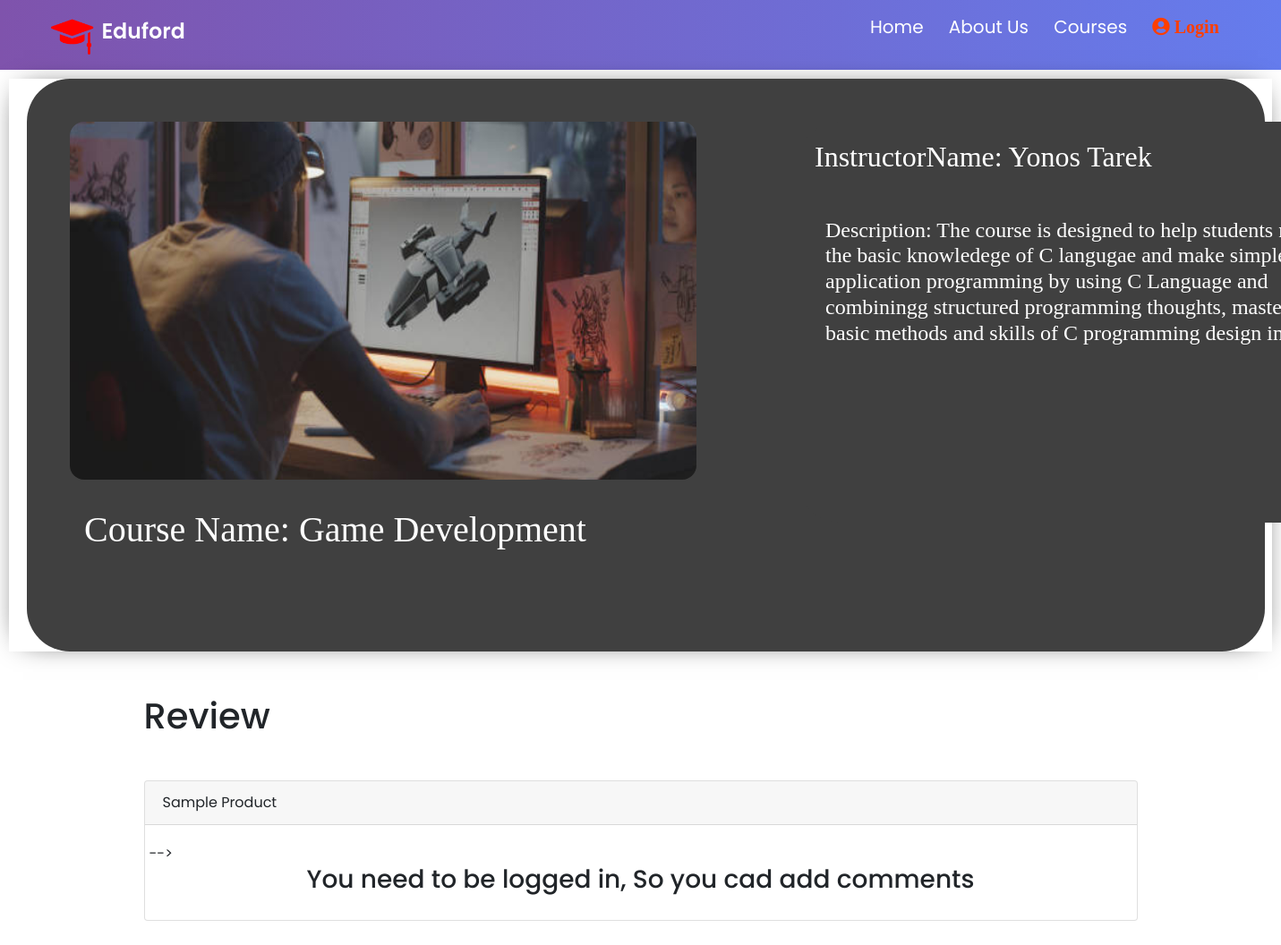
The page /index2.php?id=6 on the database as committed earlier.
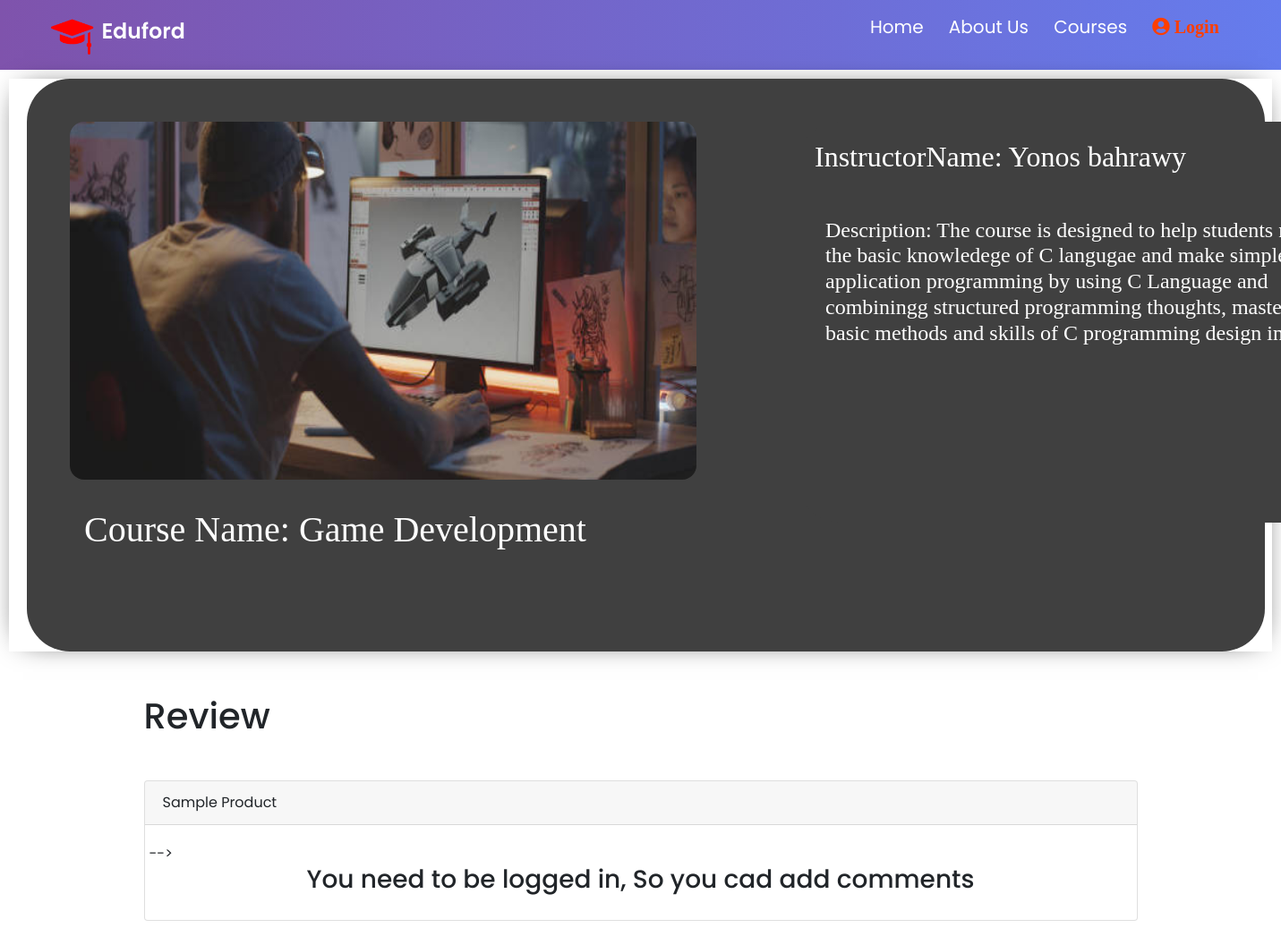
The same page on the database as committed later.
### tables this page shows
CREATE TABLE `course` (
  `courseId` int(255) NOT NULL,
  `courseName` varchar(255) NOT NULL,
  `coursePrice` varchar(255) NOT NULL,
  `enrolledSid` varchar(255) NOT NULL,
  `description` varchar(255) NOT NULL,
  `instructorName` varchar(255) NOT NULL,
  `image` varchar(255) NOT NULL,
  `Approved` int(255) NOT NULL DEFAULT 1
);

### index2.php (the view, shortened to what this page needs)
<!DOCTYPE HTML>
<html>
<head>
    <link rel="stylesheet" href="https://maxcdn.bootstrapcdn.com/bootstrap/4.0.0/css/bootstrap.min.css">
    <link rel="stylesheet" href="https://pro.fontawesome.com/releases/v5.10.0/css/all.css"/>
    <link rel="stylesheet" href="CSS/style2.css">
    <link rel="stylesheet" href="CSS/ay7aga.css">
    <link rel="stylesheet" href="CSS/card.css">
</head>
<body>
    <section class="header">
    <?php
if (empty($_SESSION['username'])) {
    ?>
    <nav>
        <a href="index.php"><img src="images2/logo.png"></a>
        <div class="nav-links">
            <ul>
                <li><a href="index.php">Home</a></li>
                <li><a href="aboutUs.php">About Us</a></li>
                <li><a href="courses.php">Courses</a></li>
                <li><a href="LR2.php"><i class="fa fa-user-circle"> Login</i></a></li>
            </ul>
        </div>
    </nav>
    <?php
    }
    ?>
</section>
 <?php
        require_once "Php/DBConnection.php";
     $sql= "SELECT * FROM course WHERE courseId = '".$_GET['id']."'";
             $result=mysqli_query($conn,$sql);
             if($row=mysqli_fetch_array($result)){
        ?>
<div class="kart" style="--background:#404040; --text:white;">
  <div class="con">
    <img width="700px" height="400px" src="<?php echo $row['image'];?>">
      <h1>Course Name: <?php echo $row['courseName'];?></h1>
  </div>
  <div class="kart2" style="--background:#404040; --text:white;">
  <div class="con2">
         <h2>InstructorName: <?php echo $row['instructorName'];?></h2>
       <h4>Description: <?php echo $row['description'];?></h4>
  </div>
</div>
</div>
<?php
}
?>
    <div class="container" >
    	<h1 class="mt-5 mb-5">Review</h1>
    	<div class="card">
    		<div class="card-header">Sample Product</div>
    		<div class="card-body">
    			<div class="row" id="speed2">
    				 -->
                </div>
    				<div class="col-sm-20 text-center">
                        <?php
                        if(!empty($_SESSION['username'])){
                            $servername = "localhost";
                            $username ="root";
                            $password = "";
                            $DB = "webdatabase";
                            $conn = mysqli_connect($servername,$username,$password,$DB);
                            $query = "SELECT * FROM `usercourse` WHERE courseId ='".$_GET['id']."' AND userId='".$_SESSION['userid']."'";
                            $query2 = "SELECT * FROM `review` WHERE courseId ='".$_GET['id']."' AND userId='".$_SESSION['userid']."'";
                             $result = $conn->query($query);
                             $row = mysqli_fetch_assoc($result);
                             $result2 = $conn->query($query2);
                             $row2 = mysqli_fetch_assoc($result2);
                             if(isset($row['username'])){
                             if(isset($row2['user_review'])){
                              echo"<h3>Thank for your review</h3>";
                            }
                            else{
                            echo"<h3 class='mt-20 mb-3'>Write Review Here</h3>";
                            echo"<button type='button' name='add_review' id='add_review' class='btn btn-primary'>Review</button>";
                            }
                           }
                         else
                           {
                         echo "You need to buy the course, so you can be able to write a comments";
                        }
                        $conn->close();
                        }
                    else{
                        echo "<h3>You need to be logged in, So you cad add comments</h3>";
                    }
                        ?>
    				</div>
                </div>
    		</div>
    	</div>
</body>
</html>

Rows that differ between the two databases and show on the page:
changed course "Game Development": instructorName "Yonos Tarek" → "Yonos bahrawy"
